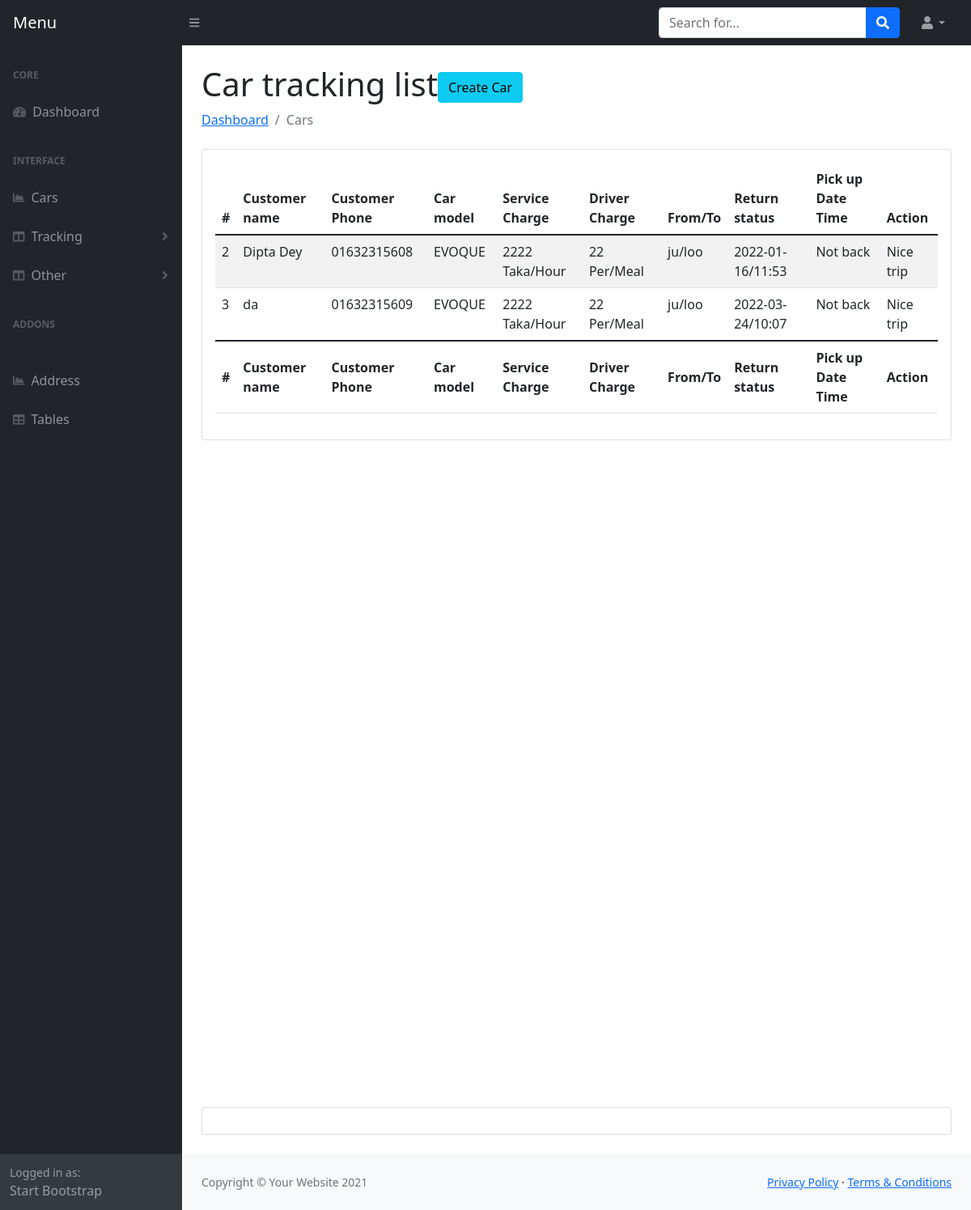
/admin/last-rent.php (signed in), run on the app's committed database.
### tables this page shows
CREATE TABLE `orders` (
  `Oid` int(11) NOT NULL,
  `car_id` int(11) NOT NULL,
  `user_id` int(11) NOT NULL,
  `pickup_location` text NOT NULL,
  `dropup_location` text NOT NULL,
  `date` varchar(191) NOT NULL,
  `time` varchar(191) NOT NULL,
  `trip_loop` tinyint(4) NOT NULL,
  `status` tinyint(4) NOT NULL,
  `created_at` timestamp NOT NULL DEFAULT current_timestamp()
);

CREATE TABLE `users` (
  `id` int(11) NOT NULL,
  `name` varchar(155) NOT NULL,
  `email` varchar(155) NOT NULL,
  `phone` varchar(100) NOT NULL,
  `address` text NOT NULL,
  `password` varchar(150) NOT NULL,
  `national_id` int(11) NOT NULL,
  `image` varchar(155) NOT NULL,
  `otp` int(11) DEFAULT NULL,
  `auth_check` int(11) NOT NULL DEFAULT 0,
  `flag` tinyint(4) NOT NULL,
  `created_at` timestamp NOT NULL DEFAULT current_timestamp()
);

CREATE TABLE `cars` (
  `id` int(11) NOT NULL,
  `name` varchar(200) NOT NULL,
  `model` varchar(200) NOT NULL,
  `mileage` varchar(200) NOT NULL,
  `seats` int(11) NOT NULL,
  `fuel` varchar(200) NOT NULL,
  `service_charge` varchar(200) NOT NULL,
  `driver_food_charge` varchar(200) NOT NULL,
  `description` text NOT NULL,
  `image` varchar(155) NOT NULL,
  `transmission` varchar(155) NOT NULL DEFAULT 'Manual',
  `airconditions` tinytext NOT NULL,
  `child_seat` tinytext NOT NULL,
  `gps` tinyint(4) NOT NULL,
  `luggage` tinytext NOT NULL,
  `music` tinytext NOT NULL,
  `seat_belt` tinyint(4) NOT NULL,
  `sleeping_bed` tinyint(4) NOT NULL,
  `water` tinyint(4) NOT NULL,
  `bluetooth` tinyint(4) NOT NULL,
  `onboard_computer` tinyint(4) NOT NULL,
  `audio_input` tinyint(4) NOT NULL,
  `long_term_trips` tinyint(4) NOT NULL,
  `car_kit` tinyint(4) NOT NULL,
  `remote_central_locking` tinyint(4) NOT NULL,
  `climate_control` tinyint(4) NOT NULL,
  `flag` tinyint(4) NOT NULL,
  `created_at` timestamp NOT NULL DEFAULT current_timestamp()
);

### admin/last-rent.php (the view, shortened to what this page needs)
<?php include 'header.php'; ?>
<main>
    <div class="container-fluid px-4">
        <h1 class="mt-4">Car tracking list<a class="btn btn-info" href="createcar.php">Create Car</a></h1>
        <ol class="breadcrumb mb-4">
            <li class="breadcrumb-item"><a href="index.php">Dashboard</a></li>
            <li class="breadcrumb-item active">Cars</li>
        </ol>
        <div class="card mb-4">
            <div class="card-body">
                <table class="table table-striped" id="datatablesSimple">
                    <thead>
                        <tr>
                            <th>#</th>
                            <th>Customer name</th>
                            <th>Customer Phone</th>
                            <th>Car model</th>
                            <th>Service Charge</th>
                            <th>Driver Charge</th>
                            <th>From/To</th>
                            <th>Return status</th>
                            <th>Pick up Date Time</th>
                            <th>Action</th>
                        </tr>
                    </thead>
                    <tfoot>
                        <tr>
                            <th>#</th>
                            <th>Customer name</th>
                            <th>Customer Phone</th>
                            <th>Car model</th>
                            <th>Service Charge</th>
                            <th>Driver Charge</th>
                            <th>From/To</th>
                            <th>Return status</th>
                            <th>Pick up Date Time</th>
                            <th>Action</th>
                        </tr>
                    </tfoot>
                    <tbody>
                        <?php
                        $query = "SELECT * FROM orders LEFT JOIN cars ON cars.id = orders.car_id LEFT JOIN users ON users.id = orders.user_id where orders.status=2 Order By orders.Oid asc";
                        $result = $con->query($query);
                        if ($result->num_rows > 0) {
                            foreach ($result as $key => $value) {
                        ?>
                                <tr>
                                    <td><?php echo $value['id']; ?></td>
                                    <td><?php echo $value['name']; ?></td>
                                    <td><?php echo $value['phone']; ?></td>
                                    <td><?php echo $value['model']; ?></td>
                                    <td><?php echo $value['service_charge']; ?> Taka/Hour</td>
                                    <td><?php echo $value['driver_food_charge']; ?> Per/Meal</td>
                                    <td><?php echo $value['pickup_location']; ?>/<?php echo $value['dropup_location']; ?></td>
                                    <td><?php echo $value['date']; ?>/<?php echo $value['time']; ?></td>
                                    <td>
                                        <?php
                                        if ($value['trip_loop'] == 0) {
                                            echo "Not back";
                                        } elseif ($value['trip_loop'] == 1) {
                                            echo "Return Home";
                                        } else {
                                        }
                                        ?>
                                    </td>
                                    <td>
                                        <?php
                                        if ($value['status'] == 0) {
                                            echo "Pending";
                                        } elseif ($value['status'] == 1) {
                                            echo "running";
                                        } else {
                                            echo "Nice trip";
                                        }
                                        ?>
                                    </td>
                                </tr>
                        <?php }
                        } ?>
                    </tbody>
                </table>
            </div>
        </div>
        <div style="height: 100vh"></div>
        <div class="card mb-4">
            <div class="card-body"></div>
        </div>
    </div>
</main>
<?php include 'footer.php'; ?>

### data on the page
orders: user "2", user.name "Dipta Dey", user.phone "01632315608", car.model "EVOQUE", car.service_charge "2222", car.driver_food_charge "22", pickup_location "ju", dropup_location "loo", date "2022-01-16", time "11:53", trip_loop "Not back", status "Nice trip"
orders: user "3", user.name "da", user.phone "01632315609", car.model "EVOQUE", car.service_charge "2222", car.driver_food_charge "22", pickup_location "ju", dropup_location "loo", date "2022-03-24", time "10:07", trip_loop "Not back", status "Nice trip"
